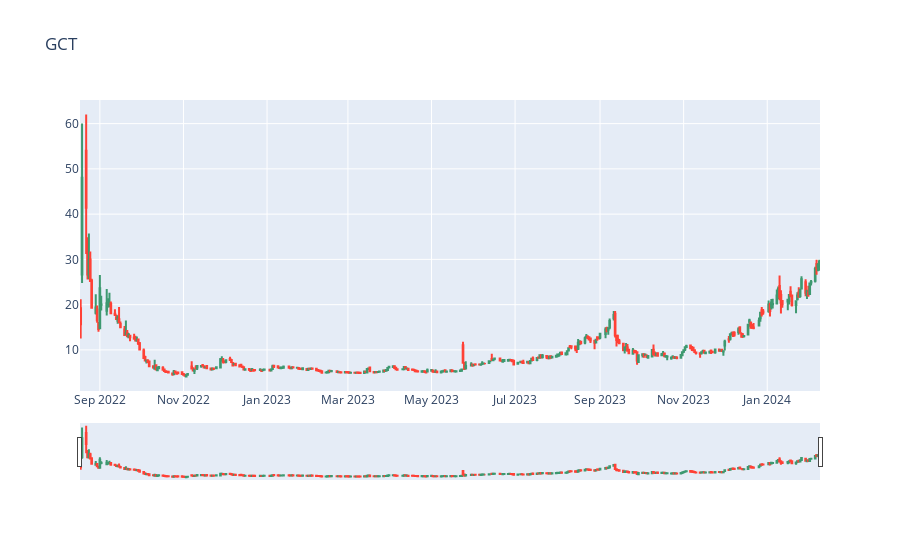
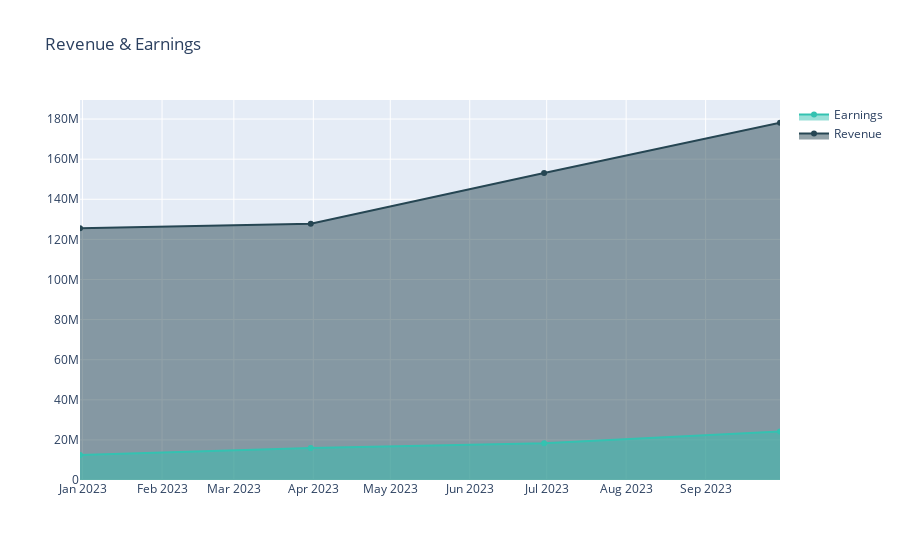
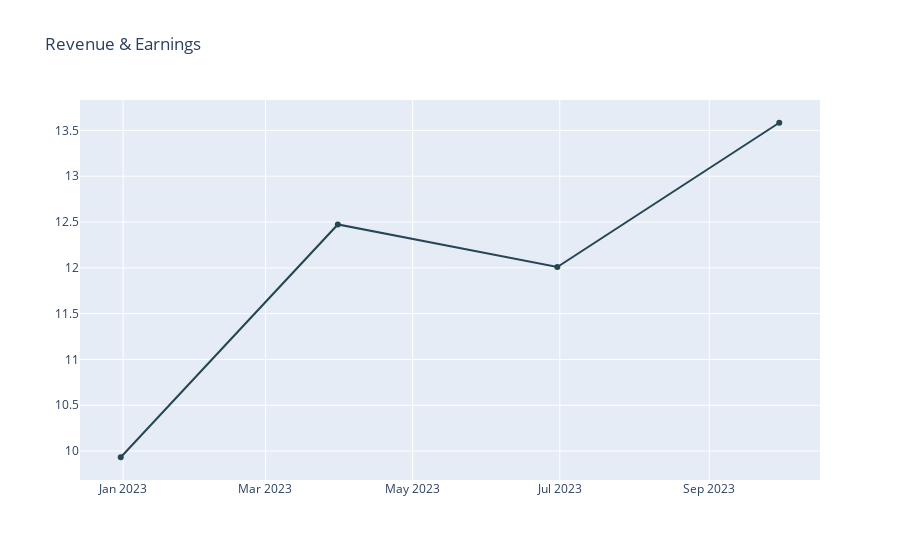
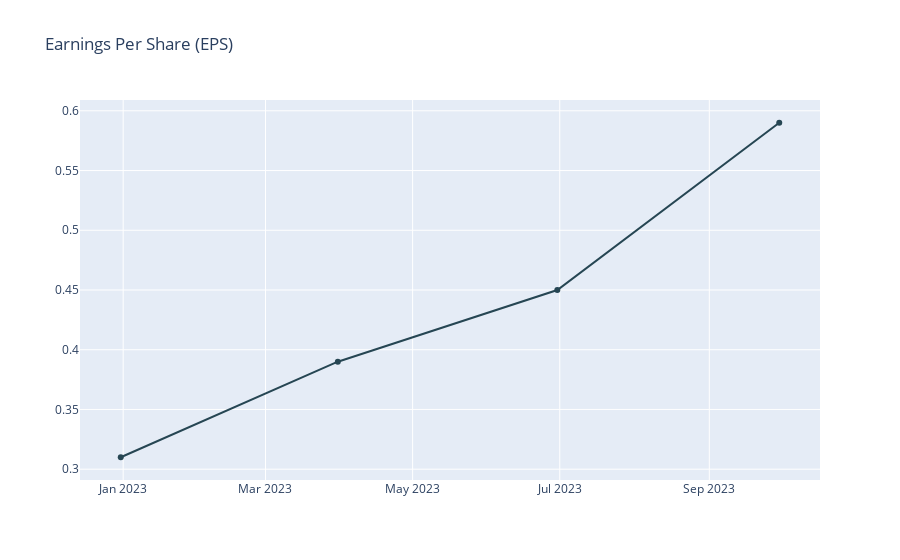

Write notebook code for charts like these, in order.
### Code cell
ticker = "GCT"

tkr = yf.Ticker(ticker)
df = f.financials(ticker)
df['Earnings %'] = df['Net Income']/df['Total Revenue']

# print weekly candlesticks for last 3 years
hist = tkr.history(period="3y", interval="1d").reset_index()
fig = go.Figure(data=[go.Candlestick(x=hist['Date'],
                open=hist['Open'],
                high=hist['High'],
                low=hist['Low'],
                close=hist['Close'])])
fig.update_layout(title=f'{ticker}')
fig.show()

# Revenue & Earnings
fig = go.Figure()
fig.add_trace(go.Scatter(x=df["Date"], y=df["Total Revenue"], 
                            fill='tonexty',
                            mode="lines+markers",
                            line_color="rgb(38,70,83)",
                            name="Revenue"))
# fig_de.add_trace(go.Scatter(x=df["Date"], y=df["Gross Profit"], 
#                             fill='tozeroy',
#                             mode="lines+markers",
#                             name="Gross Profit"))
fig.add_trace(go.Scatter(x=df["Date"], y=df["Net Income"], 
                            fill='tozeroy',
                            mode="lines+markers",
                            line_color="rgb(52,194,177)",
                            name="Earnings")) # ADD EARNINGS % TO LABELS
# fig_de.add_trace(go.Scatter(x=df["Date"], y=df["Total Operating Income As Reported"], 
#                             fill='tozeroy',
#                             mode="lines+markers",
#                             name="Operating Income"))
fig.update_traces(marker_colorscale="Earth", selector=dict(type='scatter'))
fig.update_layout(title="Revenue & Earnings")
fig.show()

# Earnings %
fig = go.Figure()
fig.add_trace(go.Scatter(x=df["Date"], y=df["Earnings %"]*100,
                            mode="lines+markers",
                            line_color="rgb(38,70,83)",
                            name="Revenue"))
fig.update_traces(marker_colorscale="Earth", selector=dict(type='scatter'))
fig.update_layout(title="Earnings %")
fig.show()


# EPS
fig = go.Figure()
fig.add_trace(go.Scatter(x=df["Date"], y=df["Diluted EPS"],
                            mode="lines+markers",
                            line_color="rgb(38,70,83)",
                            name="Equity"))
fig.update_layout(title="Earnings Per Share (EPS)")
fig.show()

# Debt:Equity
fig = go.Figure()
fig.add_trace(go.Scatter(x=df["Date"], y=df["Total Equity Gross Minority Interest"], 
                            fill='tonexty',
                            mode="lines+markers",
                            line_color="rgb(38,70,83)",
                            name="Equity")) # fill to trace0 y
fig.add_trace(go.Scatter(x=df["Date"], y=df["Total Debt"], 
                            fill='tozeroy',
                            mode="lines+markers",
                            line_color="rgb(201,26,20)",
                            name="Debt")) # fill down to xaxis
fig.update_layout(title="Debt & Equity")
fig.show()

# dividens
df = tkr.dividends.reset_index()
pd.to_datetime(df["Date"])
fig = go.Figure()
fig.add_trace(go.Scatter(x=df["Date"], y=df["Dividends"],
                        mode="lines+markers"))
fig.update_layout(title="Dividends")
fig.show()

# ownership
df = tkr.major_holders
# df = df[0:3]
# df = df.rename(columns={0:"%", 1:"Owner"})
# fig_holders = px.bar(df, color="Owner", x="%", title="Ownership", orientation='h')
# fig_holders.show()
print(df)
print("Institutional Holders")
print(tkr.institutional_holders)
print("Mutual Fund Holders")
print(tkr.mutualfund_holders)

### Figure 1 — Plotly figure (JSON) as saved in the notebook; plotly's stock layout.template omitted (floating-point values rounded to 4 significant figures; data arrays with more than 128 entries replaced by an {"elided": "..."} marker saying what was removed)
{"data": [{"close": {"elided": "371 float values"}, "high": {"elided": "371 float values"}, "low": {"elided": "371 float values"}, "open": {"elided": "371 float values"}, "type": "candlestick", "x": {"elided": "371 str values"}}], "layout": {"autosize": true, "title": {"text": "GCT"}, "xaxis": {"autorange": true, "range": ["2022-08-17 12:00", "2024-02-08 12:00"], "rangeslider": {"autorange": true, "range": ["2022-08-17 12:00", "2024-02-08 12:00"], "yaxis": {"_template": null, "rangemode": "match"}}, "type": "date"}, "yaxis": {"autorange": true, "range": [0.9256, 65.21]}}}

### Figure 2 — Plotly figure (JSON) as saved in the notebook; plotly's stock layout.template omitted (floating-point values rounded to 4 significant figures)
{"data": [{"fill": "tonexty", "line": {"color": "rgb(38,70,83)"}, "marker": {"colorscale": [[0, "rgb(161, 105, 40)"], [0.1667, "rgb(189, 146, 90)"], [0.3333, "rgb(214, 189, 141)"], [0.5, "rgb(237, 234, 194)"], [0.6667, "rgb(181, 200, 184)"], [0.8333, "rgb(121, 167, 172)"], [1, "rgb(40, 135, 161)"]]}, "mode": "lines+markers", "name": "Revenue", "type": "scatter", "x": ["2023-09-30T00:00:00", "2023-06-30T00:00:00", "2023-03-31T00:00:00", "2022-12-31T00:00:00"], "y": [178167000, 153130000, 127797000, 125604000]}, {"fill": "tozeroy", "line": {"color": "rgb(52,194,177)"}, "marker": {"colorscale": [[0, "rgb(161, 105, 40)"], [0.1667, "rgb(189, 146, 90)"], [0.3333, "rgb(214, 189, 141)"], [0.5, "rgb(237, 234, 194)"], [0.6667, "rgb(181, 200, 184)"], [0.8333, "rgb(121, 167, 172)"], [1, "rgb(40, 135, 161)"]]}, "mode": "lines+markers", "name": "Earnings", "type": "scatter", "x": ["2023-09-30T00:00:00", "2023-06-30T00:00:00", "2023-03-31T00:00:00", "2022-12-31T00:00:00"], "y": [24202000, 18390000, 15941000, 12476000]}], "layout": {"autosize": true, "title": {"text": "Revenue & Earnings"}, "xaxis": {"autorange": true, "range": ["2022-12-31", "2023-09-30"], "type": "date"}, "yaxis": {"autorange": true, "range": [0, 191700000.0], "type": "linear"}}}

### Figure 3 — Plotly figure (JSON) as saved in the notebook; plotly's stock layout.template omitted (floating-point values rounded to 4 significant figures)
{"data": [{"line": {"color": "rgb(38,70,83)"}, "marker": {"colorscale": [[0, "rgb(161, 105, 40)"], [0.1667, "rgb(189, 146, 90)"], [0.3333, "rgb(214, 189, 141)"], [0.5, "rgb(237, 234, 194)"], [0.6667, "rgb(181, 200, 184)"], [0.8333, "rgb(121, 167, 172)"], [1, "rgb(40, 135, 161)"]]}, "mode": "lines+markers", "name": "Revenue", "type": "scatter", "x": ["2023-09-30T00:00:00", "2023-06-30T00:00:00", "2023-03-31T00:00:00", "2022-12-31T00:00:00"], "y": [13.58, 12.01, 12.47, 9.933]}], "layout": {"autosize": true, "title": {"text": "Revenue & Earnings"}, "xaxis": {"autorange": true, "range": ["2022-12-14 12:03:32.285", "2023-10-16 11:56:27.715"], "type": "date"}, "yaxis": {"autorange": true, "range": [9.632, 13.89], "type": "linear"}}}

### Figure 4 — Plotly figure (JSON) as saved in the notebook; plotly's stock layout.template omitted (floating-point values rounded to 4 significant figures)
{"data": [{"line": {"color": "rgb(38,70,83)"}, "mode": "lines+markers", "name": "Equity", "type": "scatter", "x": ["2023-09-30T00:00:00", "2023-06-30T00:00:00", "2023-03-31T00:00:00", "2022-12-31T00:00:00"], "y": [0.59, 0.45, 0.39, 0.31]}], "layout": {"autosize": true, "title": {"text": "Earnings Per Share (EPS)"}, "xaxis": {"autorange": true, "range": ["2022-12-14 12:03:32.285", "2023-10-16 11:56:27.715"], "type": "date"}, "yaxis": {"autorange": true, "range": [0.2869, 0.6131], "type": "linear"}}}
